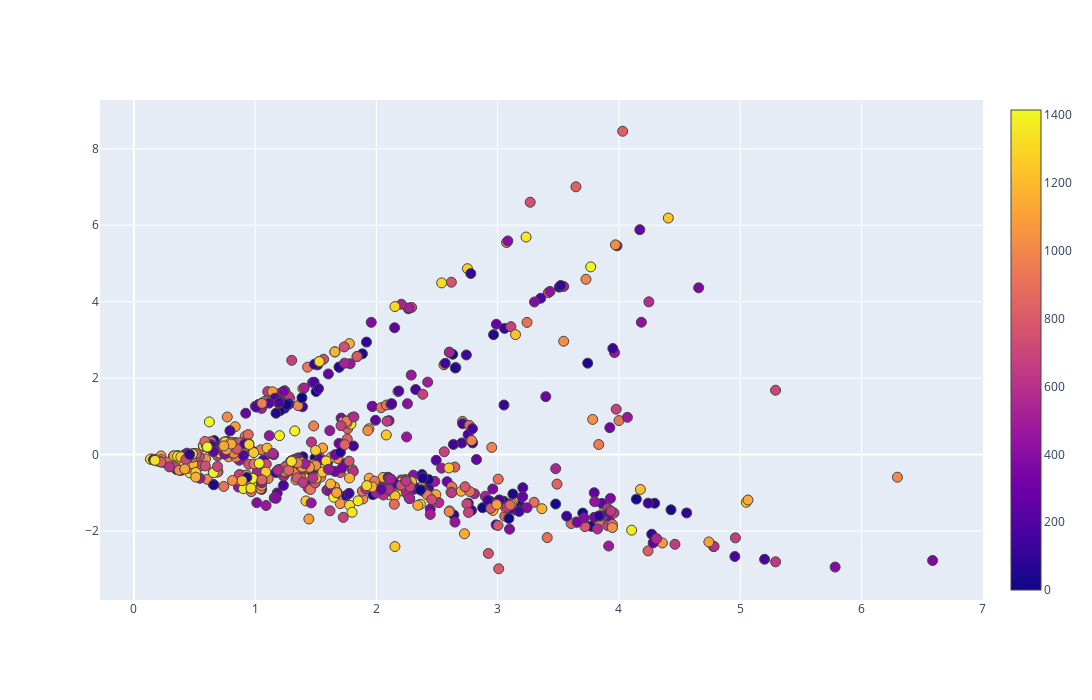

The notebook cell saved with this chart:
### Code cell
from sklearn.discriminant_analysis import LinearDiscriminantAnalysis as LDA
from scipy.stats import pearsonr
from sklearn.metrics import confusion_matrix, accuracy_score

import plotly.graph_objects as go
n_components = 2

pca = TruncatedSVD(n_components=n_components)

def plot_2d(component1, component2):
    
    fig = go.Figure(data=go.Scatter(
        x = component1,
        y = component2,
        mode='markers',
        marker=dict(
            size=10,
            color=train_y, #set color equal to a variable
            showscale=True,
            line_width=1
        )
    ))
    fig.update_layout(margin=dict( l=100,r=100,b=100,t=100),width=1200,height=700)                 
    
    fig.show()

def plot_3d(component1,component2,component3):
    fig = go.Figure(data=[go.Scatter3d(
        x=component1,
        y=component2,
        z=component3,
        mode='markers',
        marker=dict(
            size=10,
            color=train_y,               
            opacity=1,
            line_width=1
        )
    )])
    fig.update_layout(width=1200,height=800)
    
    fig.show()


train_X = pca.fit_transform(train_X)
test_X = pca.transform(test_X)

from sklearn.linear_model import LogisticRegression
classifier = LogisticRegression(random_state = 0)
classifier.fit(train_X, train_y)
y_pred = classifier.predict(test_X)

print(y_pred.shape,test_y.shape)
cosine_sim = cosine_similarity(train_X, train_X)

plt.imshow(cosine_sim,)
plt.colorbar()
cm = confusion_matrix(test_y, y_pred)
corr, _ = pearsonr(test_y, y_pred)
print('Pearsons correlation: %.3f' % corr)
accuracy_score(test_y,y_pred)


plot_2d(train_X[:, 0],train_X[:, 1])

### Figure 1 — Plotly figure (JSON) as saved in the notebook; plotly's stock layout.template omitted (floating-point values rounded to 4 significant figures; data arrays with more than 128 entries replaced by an {"elided": "..."} marker saying what was removed)
{"data": [{"marker": {"color": {"elided": "849 int values"}, "line": {"width": 1}, "showscale": true, "size": 10}, "mode": "markers", "type": "scatter", "x": {"elided": "849 float values"}, "y": {"elided": "849 float values"}}], "layout": {"height": 700, "margin": {"b": 100, "l": 100, "r": 100, "t": 100}, "width": 1200}}
